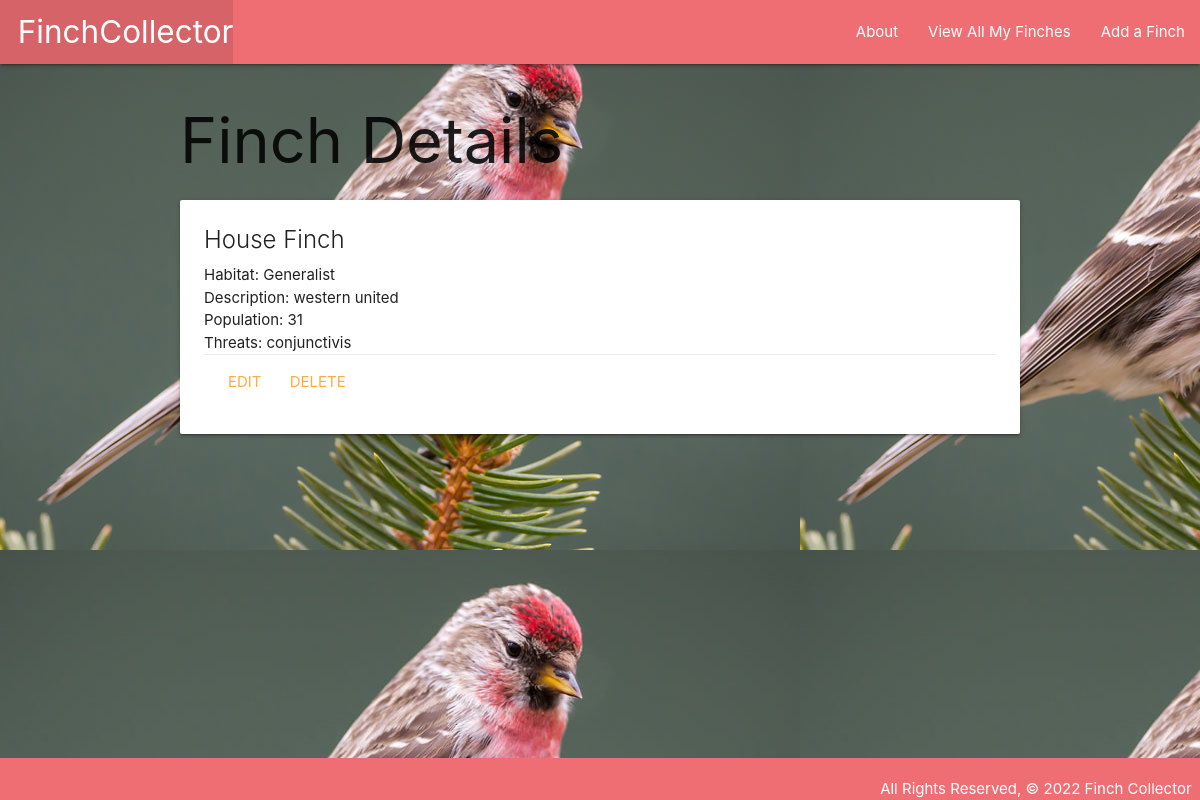
The app's page /finch/2/, older data.
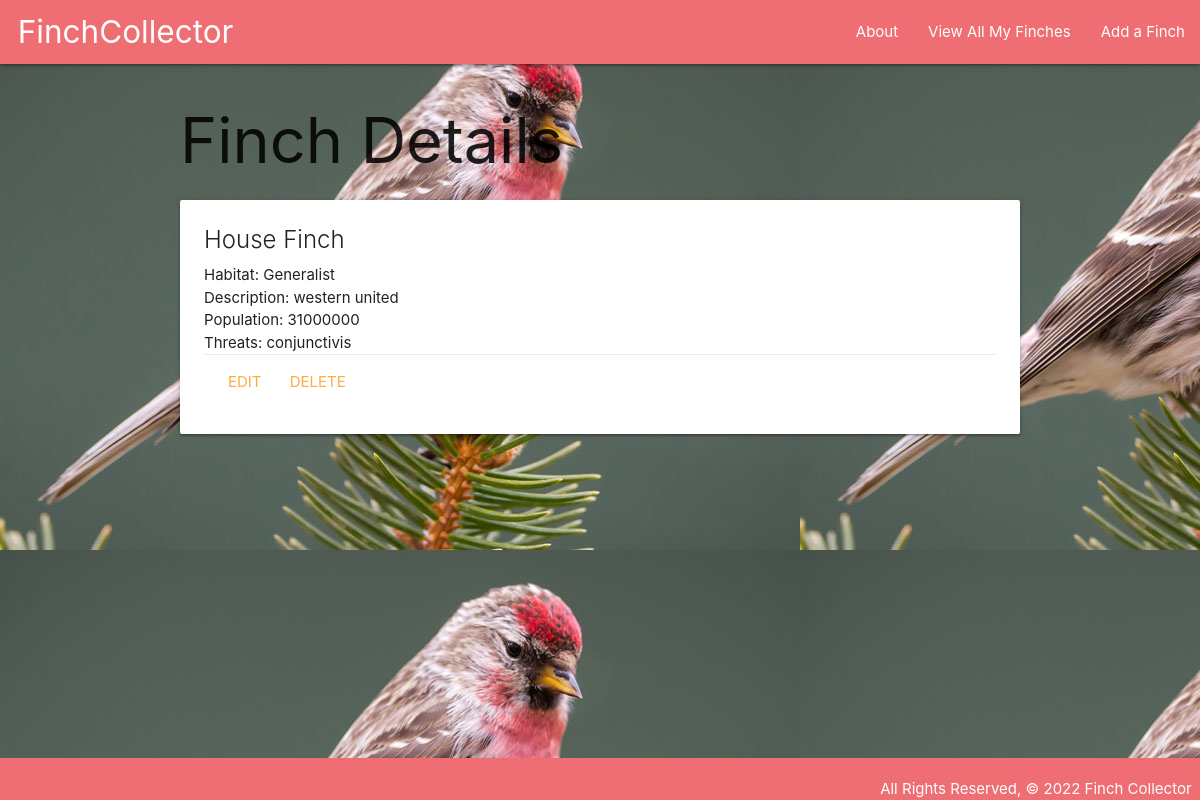
The same page, newer data.
### main_app/models.py (models this page shows, shortened)
class Finch(models.Model):
    name = models.CharField(max_length=100)
    habitat = models.CharField(max_length=100)
    description = models.TextField(max_length=250)
    population = models.IntegerField()
    threats = models.CharField(max_length=100)

### main_app/views.py (the view)
# urls.py: path('finch/<int:finch_id>/', views.finch_detail, name='detail'),
def finch_detail(request, finch_id):
    finch = Finch.objects.get(id=finch_id)
    return render(request, 'finch/detail.html', { 'finch': finch })

### main_app/templates/finch/detail.html
{% extends 'base.html' %} {% block content %}
<h1>Finch Details</h1>
<div class="card">
        <div class="card-content">
            <span class="card-title">{{ finch.name }}</span>
            <p>Habitat: {{ finch.habitat }}</p>
            <p>Description: {{ finch.description }}</p>
            <p>Population: {{ finch.population }}</p>
            <p>Threats: {{ finch.threats }}</p>
            <div class="card-action">
                <a href="{% url 'finch_update' finch.id %}">Edit</a>
                <a href="{% url 'finch_delete' finch.id %}">Delete</a>
            </div>
        </div>
</div>
{% endblock %}

Row changes from the older to the newer data that the page shows:
changed Finch "House Finch": population "31" → "31000000"
